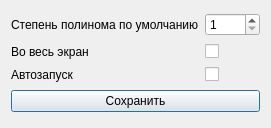
<?xml version="1.0" encoding="UTF-8"?>
<ui version="4.0">
 <class>Dialog</class>
 <widget class="QDialog" name="Dialog">
  <property name="windowModality">
   <enum>Qt::WindowModal</enum>
  </property>
  <property name="geometry">
   <rect>
    <x>0</x>
    <y>0</y>
    <width>271</width>
    <height>128</height>
   </rect>
  </property>
  <property name="sizePolicy">
   <sizepolicy hsizetype="Preferred" vsizetype="Minimum">
    <horstretch>0</horstretch>
    <verstretch>0</verstretch>
   </sizepolicy>
  </property>
  <property name="windowTitle">
   <string>Настройки</string>
  </property>
  <property name="sizeGripEnabled">
   <bool>false</bool>
  </property>
  <property name="modal">
   <bool>true</bool>
  </property>
  <layout class="QGridLayout" name="gridLayout">
   <property name="sizeConstraint">
    <enum>QLayout::SetDefaultConstraint</enum>
   </property>
   <item row="2" column="0">
    <widget class="QLabel" name="label_4">
     <property name="text">
      <string>Автозапуск</string>
     </property>
    </widget>
   </item>
   <item row="1" column="0">
    <widget class="QLabel" name="label_3">
     <property name="text">
      <string>Во весь экран</string>
     </property>
    </widget>
   </item>
   <item row="2" column="1">
    <widget class="QCheckBox" name="checkBox_2">
     <property name="text">
      <string/>
     </property>
    </widget>
   </item>
   <item row="0" column="0">
    <widget class="QLabel" name="label">
     <property name="text">
      <string>Степень полинома по умолчанию</string>
     </property>
    </widget>
   </item>
   <item row="0" column="1">
    <widget class="QSpinBox" name="spinBox">
     <property name="minimum">
      <number>1</number>
     </property>
     <property name="maximum">
      <number>8</number>
     </property>
    </widget>
   </item>
   <item row="1" column="1">
    <widget class="QCheckBox" name="checkBox">
     <property name="text">
      <string/>
     </property>
    </widget>
   </item>
   <item row="3" column="0" colspan="2">
    <widget class="QPushButton" name="pushButton">
     <property name="text">
      <string>Сохранить</string>
     </property>
    </widget>
   </item>
  </layout>
 </widget>
 <resources/>
 <connections/>
</ui>
